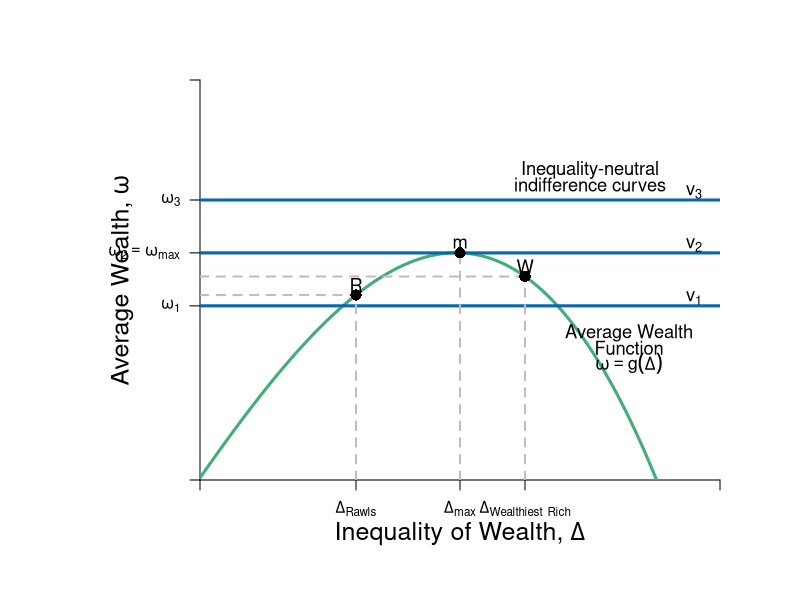

This chart was generated by the following R code:
#Graph Designer: Simon Halliday & Riley Boeth '17
#Authors: Bowles, Foley and Halliday
#Title: Coordination, Conflict and Competition: A Text in Microeconomics

library(shape)
pdf(file = "risk/risks_inequality_neutral.pdf", width = 10, height = 8)


#Set parameters for graphics
axislabelsize <- 1.5
labelsize <- 1.1
graphlinewidth <- 3
segmentlinewidth <- 2

COL <- c("#7fc97f", "#beaed4", "#fdc086", "#ffff99", "#386cb0", "#f0027f", "#bf5b17", "#666666")
COLA <- c("#e0f3db", "#99d8c9","#66c2a4","#41ae76", "#238b45", "#005824")
COLB <- c("#c6dbef", "#4eb3d3", "#2b8cbe", "#0868ac","#084081")
COLC <- c("#fcfbfd", "#efedf5", "#dadaeb", "#bcbddc", "#9e9ac8", "#807dba", "#6a51a3", "#54278f", "#3f007d")

#Edited the margins to cater for the larger LHS labels
par(mar =  c(6, 10, 4, 4))

#Indifference curves of a risk-averse homo economicus (2nd graph out of the two for 4.7)

indiffA <- function(x, ua = 2, slope = 1/12) {
  ua + slope*(x)^2
}

#Average wealth function 

avgwealth <- function(x){
  (1.08)*((-1/35)*(((-((.9)*x-36))^2))+36.8+((-1/10)*(x-4)+(-1/1000)*((x-3)^3)))
}

#Add limits on axes and levels of utility for each indifference curve
ylims <- c(0, 40)
xlims <- c(0, 40)

npts <- 501 
x <- seq(xlims[1], xlims[2], length.out = npts)
y <- seq(ylims[1], ylims[2], length.out = npts) 

plot(0, 0, xlim = xlims, ylim = ylims, type = "n",
     xlab = expression(paste("")),
     ylab = expression(paste("")), 
     xaxt = "n", 
     yaxt = "n", 
     cex.lab = axislabelsize, 
     bty = "n", 
     xaxs="i", 
     yaxs="i"
)

#x and y limits with plain axes without ticks/numbers to match previous graph

#ticksx <- seq(from = 0, to = xlims[2]+1, by = 4)
#xlabels <- seq(from = 0, to = xlims[2], by = 1)
ticksx <- c(xlims[1], 12,  20, 25, xlims[2])
xlabels <- c(NA, expression(paste(Delta[Rawls])), expression(paste(Delta[max])), expression(paste(Delta, ""[Wealthiest], " "[Rich])), NA)
#ticksy <- seq(from = 0, to = ylims[2]+1, by = 4)
#ylabels <- seq(from = 0, to = ylims[2], by = 1)
ticksy <- c(ylims[1], avgwealth(11), avgwealth(20), 28, ylims[2])
ylabels <- c(NA, expression(paste(omega[1])), expression(paste(omega[2] == omega[max])), expression(paste(omega[3])), NA)
#text(-1, avgwealth(8)+7, expression(paste(omega, ""[R],"'")), xpd = TRUE, cex = labelsize)
#text(-1, avgwealth(8), expression(paste(omega, ""[e],"'")),  xpd = TRUE, cex = labelsize)
#text(-1, avgwealth(8)-7, expression(paste(omega, ""[P],"'")),  xpd = TRUE, cex = labelsize)


#text(8, -.9, expression(paste(Delta, ""[e],"`")),  xpd = TRUE,  cex = labelsize)
#text(12, -.9, expression(paste(Delta, ""[rawls])), xpd = TRUE, cex = labelsize)
#text(15, -.9, expression(paste(Delta, ""[e])),  xpd = TRUE,  cex = labelsize)
#text(20, -.9, expression(paste(Delta,""[max])),  xpd = TRUE,  cex = labelsize)
#text(25, -.9, expression(paste(Delta, ""[Wealthiest], " "[Rich])),  xpd = TRUE,  cex = labelsize)




axis(1,at = ticksx,  pos = 0, labels = xlabels)
axis(2,at = ticksy,  pos = 0, labels = ylabels, las = 1)

npts <- 500 
xx1 <- seq(xlims[1], xlims[2], length.out = npts)
xx2 <- seq(0, xlims[2], length.out = npts)
xx3 <- seq(xlims[1], 0, length.out = npts)
xx4 <- seq(-11, 0, length.out = npts)


# lines(xx1, indiffA(xx1, ua = 2), col = COLB[4], lwd = graphlinewidth)
# lines(xx1, indiffA(xx1, ua = 8.2), col = COLB[4], lwd = graphlinewidth)
# lines(xx1, indiffA(xx1, ua = 14.4), col = COLB[4], lwd = graphlinewidth)
lines(xx1, avgwealth(xx1), col = COLA[4], lwd = graphlinewidth)


#Axis labels and draw linear utility function
mtext(expression(paste("Inequality of Wealth, ", Delta)), side = 1, line = 2.5, cex = axislabelsize)
text(-6, 0.5*ylims[2], expression(paste("Average Wealth, ",omega)), xpd = TRUE, cex = axislabelsize, srt = 90) 

#Label various points on line

segments(0, avgwealth(x = 11), xlims[2], avgwealth(x = 11), lty = 1, col = COLB[4], lwd = graphlinewidth)
segments(0, avgwealth(x = 20) , xlims[2], avgwealth(x = 20) , lty = 1, col = COLB[4], lwd = graphlinewidth)
segments(0, 28, xlims[2], 28, lty = 1, col = COLB[4], lwd = graphlinewidth)



# text(8, avgwealth(8)+1, expression(paste(e*minute)), cex = labelsize)
# segments(8, 0, 8, avgwealth(8), lty = 2, col = "gray", lwd = segmentlinewidth)
# segments(0, avgwealth(8), 8, avgwealth(8), lty = 2, col = "gray", lwd = segmentlinewidth)
# points(8, avgwealth(8), pch = 16, col = "black", cex = 1.5)
# 
# segments(25, 0, 25, avgwealth(25), lty = 2, col = "gray", lwd = segmentlinewidth)
# points(25, avgwealth(25), pch = 16, col = "black", cex = 1.5)
# 
text(20, avgwealth(20)+1, expression(paste(m)), cex = labelsize)
segments(20, 0, 20, avgwealth(20), lty = 2, col = "gray", lwd = segmentlinewidth)
points(20, avgwealth(20), pch = 16, col = "black", cex = 1.5)

segments(0, avgwealth(12), 12, avgwealth(12), lty = 2, col = "gray", lwd = segmentlinewidth)
segments(12, 0, 12, avgwealth(12), lty = 2, col = "gray", lwd = segmentlinewidth)
points(12, avgwealth(12), pch = 16, col = "black", cex = 1.5)
text(12, avgwealth(12) + 1, expression(paste(R)), cex = labelsize)

segments(0, avgwealth(25), 25, avgwealth(25), lty = 2, col = "gray", lwd = segmentlinewidth)
segments(25, 0, 25, avgwealth(25), lty = 2, col = "gray", lwd = segmentlinewidth)
points(25, avgwealth(25), pch = 16, col = "black", cex = 1.5)
text(25, avgwealth(25) + 1, expression(paste(W)), cex = labelsize)


# text(14.7, avgwealth(15)+1, expression(paste("e")), cex = labelsize)
# segments(15, 0, 15, avgwealth(15), lty = 2, col = "gray", lwd = segmentlinewidth)
# points(15, avgwealth(15), pch = 16, col = "black", cex = 1.5)
# 
# segments(12, 0, 12, avgwealth(12), lty = 2, col = "gray", lwd = segmentlinewidth)
# points(12, avgwealth(12), pch = 16, col = "black", cex = 1.5)

#Label relevant points on axes

#Add arrow beside y axis and points on axis

# arrows(-1, avgwealth(8)+6, -1, avgwealth(8)+1, col = "black", code =3, arr.type = "simple", xpd = TRUE, length = 0.1, angle = 40, lwd = 3)
# arrows(-1, avgwealth(8)-6, -1, avgwealth(8)-1, col = "black", code = 3, arr.type = "simple", xpd = TRUE, length = 0.1, angle = 40, lwd = 3)

#points(0, avgwealth(8)+7, pch = 16, col = "black", cex = 1.5, xpd = TRUE)
#points(0, avgwealth(8), pch = 16, col = "black", cex = 1.5,xpd = TRUE)
#points(0, avgwealth(8)-7, pch = 16, col = "black", cex = 1.5,xpd = TRUE)

#label the three indifference curves

text(38, 18.2, expression(paste("v"[1])), xpd = TRUE, cex = labelsize)
text(38, 23.5, expression(paste("v"[2])),  xpd = TRUE, cex = labelsize)
text(38, 28.8, expression(paste("v"[3])),  xpd = TRUE, cex = labelsize)



#Label average wealth curve and indifference curves generally

text(33, avgwealth(30)+1.5, expression(paste("Average Wealth")), xpd = TRUE, cex = labelsize)
text(33, avgwealth(30), expression(paste("Function")), xpd = TRUE, cex = labelsize)
text(33, avgwealth(30)-1.5, expression(paste(omega == g(Delta) )), xpd = TRUE, cex = labelsize)

text(30, 31, expression(paste("Inequality-neutral")), xpd = TRUE, cex = labelsize)
text(30, 29.5, expression(paste("indifference curves")), xpd = TRUE, cex = labelsize)



dev.off()
